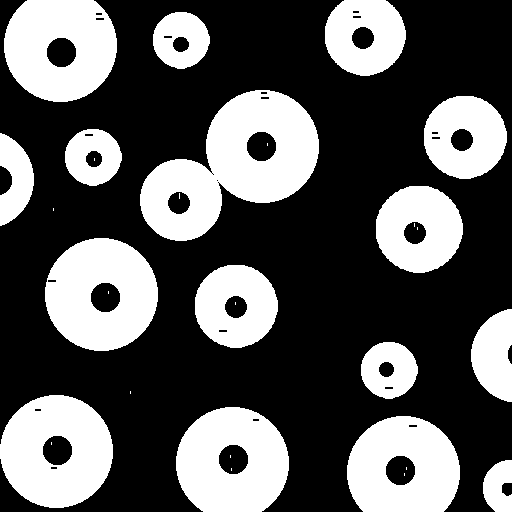
#> input picture img/circulos_ruidos.png, 512 x 512 px
$ python Ejercicio1.py
#> lines starting #> are read from the running program, lines starting #| are printed output that depends on the picture; after the words box and inside, x2 and y2 are one past the last pixel; in counts of white or black regions, pixels touching at a corner belong together; long printed decimals are rounded
import numpy as np
import cv2
img=cv2.imread('../img/circulos_ruidos.png', cv2.IMREAD_GRAYSCALE)
#> img: shape (512, 512); 35.2% white; 30 white regions (14 under 20 px), largest, box (x1, y1, x2, y2) and area: (140, 90, 319, 241) 14212, (45, 238, 158, 351) 9316, (0, 395, 113, 508) 9308

m=np.array([[1], [1], [1]])
dil1=cv2.dilate(img, m, 1)
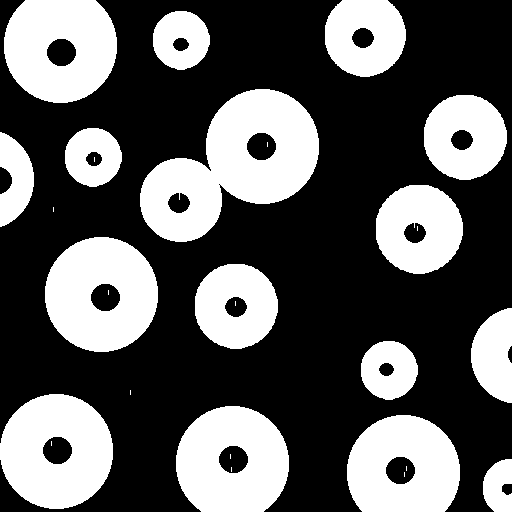
#> dil1: shape (512, 512); 36.5% white; 28 white regions (12 under 20 px), largest, box (x1, y1, x2, y2) and area: (140, 89, 319, 242) 14729, (45, 237, 158, 352) 9616, (0, 394, 113, 509) 9616
ero1=cv2.erode(dil1, m, 1)
#> ero1: shape (512, 512); 35.3% white; 28 white regions (12 under 20 px), largest, box (x1, y1, x2, y2) and area: (140, 90, 319, 241) 14253, (45, 238, 158, 351) 9332, (0, 395, 113, 508) 9332

m2=np.array([[1, 1, 1]])
ero2=cv2.erode(ero1, m2, 1)
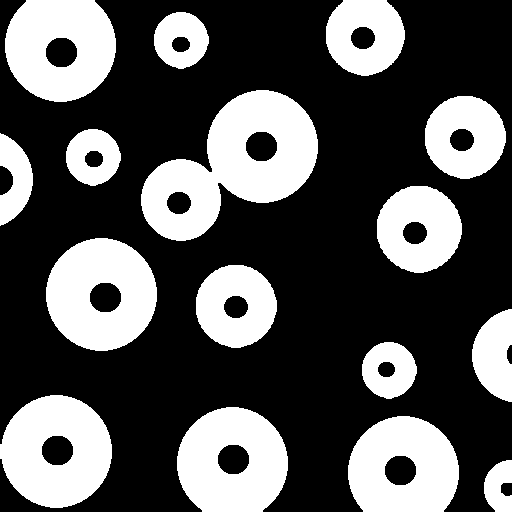
#> ero2: shape (512, 512); 34% white; 16 white regions, largest, box (x1, y1, x2, y2) and area: (141, 90, 318, 241) 13776, (0, 395, 112, 508) 9063, (46, 238, 157, 351) 9048
dil2=cv2.dilate(ero2,m2, 1)
#> dil2: shape (512, 512); 35.3% white; 16 white regions, largest, box (x1, y1, x2, y2) and area: (140, 90, 319, 241) 14246, (45, 238, 158, 351) 9332, (0, 395, 113, 508) 9332

mse=np.divide(np.sum(np.square(np.subtract (dil2, img))), np.shape(img)[0]*np.shape(img)[1])
#> mse = 0.00119
lol=cv2.absdiff(img, dil2)
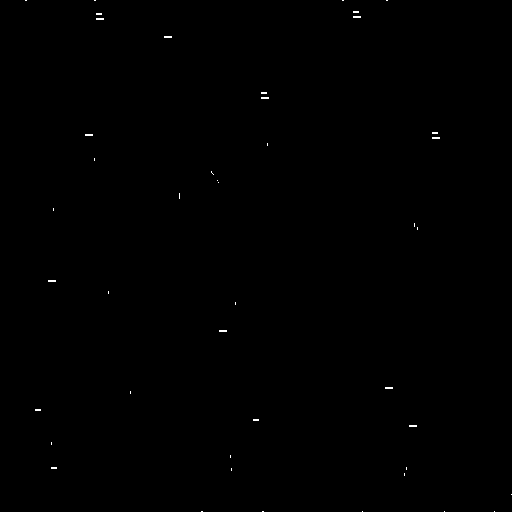
#> lol: shape (512, 512); 0.12% white in thin lines or dots
print(mse)
#| 0.00119

#cv2.imshow("resultado", img)
#cv2.waitKey(0)
#0.026798248291015625 2x3
#0.001308441162109375 3x3
# eliminar blancos verticales 1x3 y eliminar negros horizontales 3x1 0.001018524169921875

#b)

m3=cv2.getStructuringElement(cv2.MORPH_ELLIPSE, (31,31))

dil3=cv2.dilate(dil2, m3, 1)
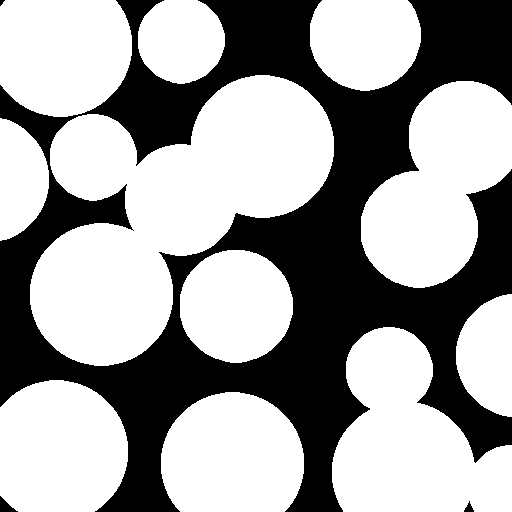
#> dil3: shape (512, 512); 62.5% white; 4 black regions (1 under 20 px), largest, box (x1, y1, x2, y2) and area: (0, 0, 512, 512) 97994, (0, 496, 18, 512) 141, (464, 501, 474, 512) 58
ero3=cv2.erode(dil3, m3, 1)
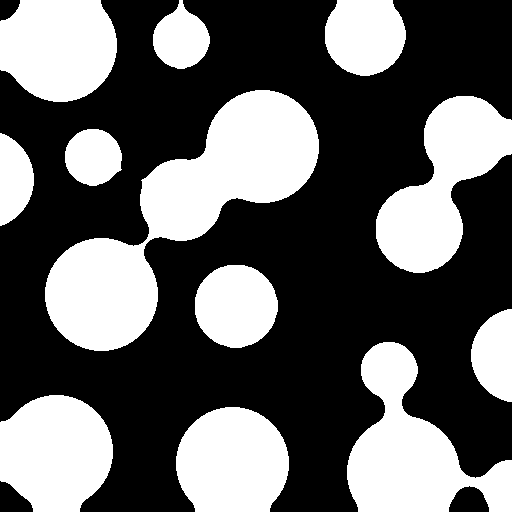
#> ero3: shape (512, 512); 39.1% white; 12 white regions, largest, box (x1, y1, x2, y2) and area: (45, 90, 319, 351) 25844, (347, 342, 512, 512) 13630, (376, 96, 512, 273) 12131

m4=cv2.getStructuringElement(cv2.MORPH_ELLIPSE, (35,2))

ero4=cv2.erode(ero3, m4, 1)
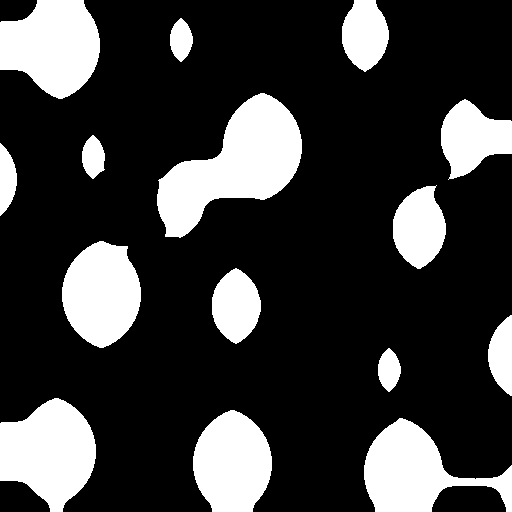
#> ero4: shape (512, 512); 23.3% white; 15 white regions, largest, box (x1, y1, x2, y2) and area: (157, 93, 302, 238) 10472, (0, 398, 96, 512) 7538, (0, 0, 100, 99) 7277
dil4=cv2.dilate(ero4, m4, 1)
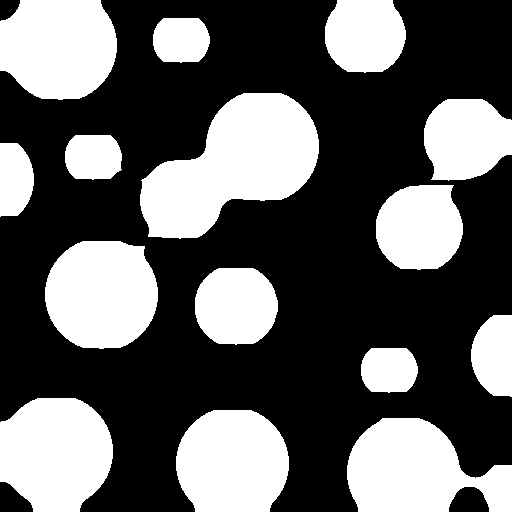
#> dil4: shape (512, 512); 38% white; 15 white regions, largest, box (x1, y1, x2, y2) and area: (140, 93, 319, 239) 15479, (347, 418, 512, 512) 10624, (0, 398, 113, 512) 10413


cv2.imshow("resultado", dil4)
cv2.waitKey(0)
